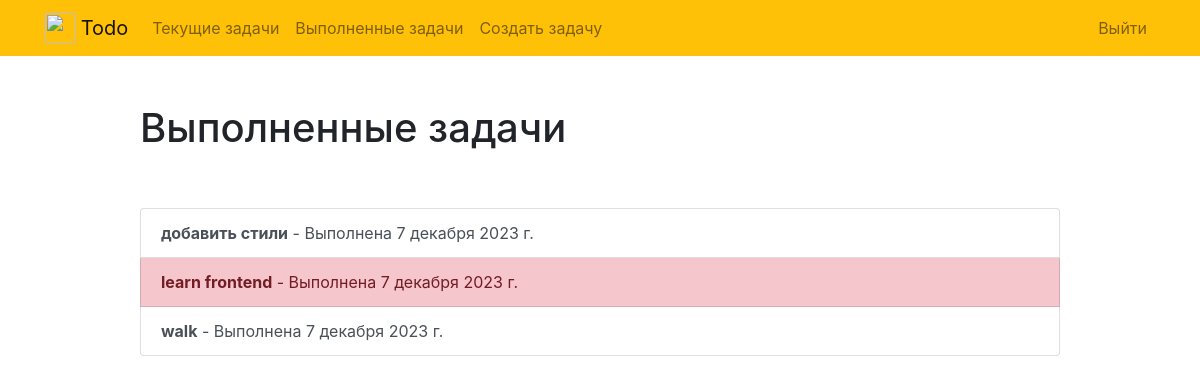
The app's page /completed/ (signed in) with its own data.
### todo/models.py (models this page shows, shortened)
class Todo(models.Model):
    title = models.CharField(max_length=100)
    description = models.TextField(blank=True)
    created = models.DateTimeField(auto_now_add=True)
    datecompleted = models.DateTimeField(null=True, blank=True)
    important = models.BooleanField(default=False)
    user= models.ForeignKey(User, on_delete=models.CASCADE)

### todo/views.py (the view)
# urls.py: path("completed/", views.completedtodos, name="completedtodos"),
@login_required
def completedtodos(request):
    todos = Todo.objects.filter(user = request.user, datecompleted__isnull = False).order_by('-datecompleted')
    return render(request, 'todo/completedtodos.html', {'todos':todos})

### todo/templates/todo/completedtodos.html
{% extends "todo/base.html" %}
{% block content %}
    <div class="row justify-content-center mt-5">
        <div class="col-md-10">
            <h1>Выполненные задачи</h1>
        </div>
    </div>
    <div class="row justify-content-center mt-5">
        <div class="col-md-10">
            <div class="list-group">
                {% for todo in todos %}
                    <a href="{% url 'viewtodo' todo.id %}" class="list-group-item list-group-item-action{% if todo.important %} list-group-item-danger{% endif %}"><b>{{ todo.title }}</b> - Выполнена {{ todo.datecompleted|date }}</a>
                {% endfor %}
            </div>
        </div>
    </div>
{% endblock %}

### records on screen
Todo: title "добавить стили", datecompleted "7 декабря 2023 г."
Todo: title "learn frontend", datecompleted "7 декабря 2023 г."
Todo: title "walk", datecompleted "7 декабря 2023 г."
